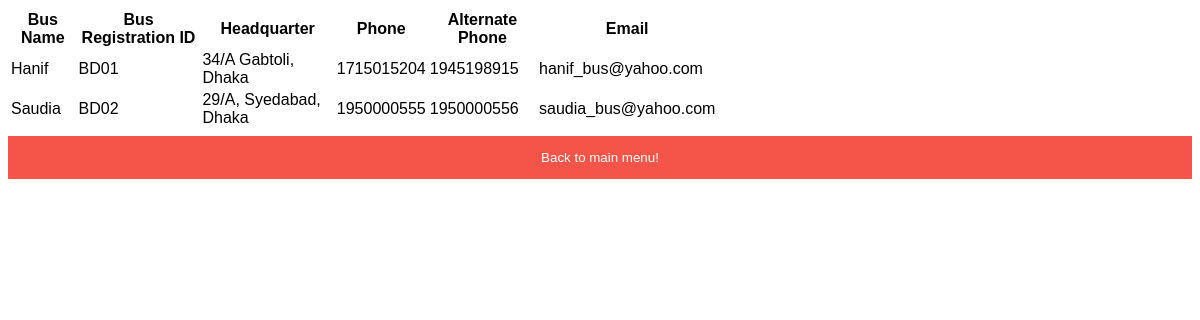
/busInfo.php, run on the app's committed database.
### tables this page shows
CREATE TABLE `bus_operator` (
  `oname` varchar(25) NOT NULL,
  `oid` varchar(8) NOT NULL,
  `headquarter` varchar(100) NOT NULL,
  `phone` int(11) NOT NULL,
  `alternate_phone` int(11) NOT NULL,
  `email` varchar(50) NOT NULL
);

### busInfo.php (the view, shortened to what this page needs)
<table style="width:60%">
<?php
    $servername = "localhost";
    $username = "id11812686_niloy";
    $password = "123456789";
    $dbname= "id11812686_bus_ticket";
    $conn = new mysqli($servername, $username, $password, $dbname);
    $h1= "Bus Name";
    $h2= "Bus Registration ID";
    $h3= "Headquarter";
    $h4= "Phone";
    $h5= "Alternate Phone";
    $h6= "Email";
    $search = mysqli_query($conn, "SELECT * from bus_operator") or die ("Failed to query database".mysqli_error($conn));
    	echo "<tr><th>".$h1."</th><th>".$h2."</th><th>".$h3."</th><th>".$h4."</th><th>".$h5."</th><th>".$h6."</th></tr>";
    while($row = mysqli_fetch_array($search)){
    	echo
           "<tr><td>".$row["oname"]."</td><td>".$row["oid"]."</td><td>".$row["headquarter"]."</td><td>".$row["phone"]."</td><td>".$row["alternate_phone"]."</td><td>".$row["email"]."</td></tr>";
    }
?>
</table>
<html>
<body>
<button onclick="window.location.href = 'search.php';" style="margin-left:auto;margin-right:auto;display:block;margin-top:0.5%;margin-bottom:0%" class="button button3">Back to main menu!</button>
</body>
</html>

### busInfo.php (style rules this page uses)
body { font-family: Arial, Helvetica, sans-serif; }
* { box-sizing: border-box; }
button { background-color: #4CAF50; color: white; padding: 14px 20px; margin: 8px 0; border: none; cursor: pointer; width: 100%; opacity: 0.9; }
.button3 { background-color: #f44336; }

### data on the page
bus_operator: oname "Hanif", oid "BD01", headquarter "34/A Gabtoli, Dhaka", phone "1715015204", alternate_phone "1945198915", email "hanif_bus@yahoo.com"
bus_operator: oname "Saudia", oid "BD02", headquarter "29/A, Syedabad, Dhaka", phone "1950000555", alternate_phone "1950000556", email "saudia_bus@yahoo.com"

### other printed values
$h1 "Bus Name"
$h2 "Bus Registration ID"
$h3 "Headquarter"
$h4 "Phone"
$h5 "Alternate Phone"
$h6 "Email"
